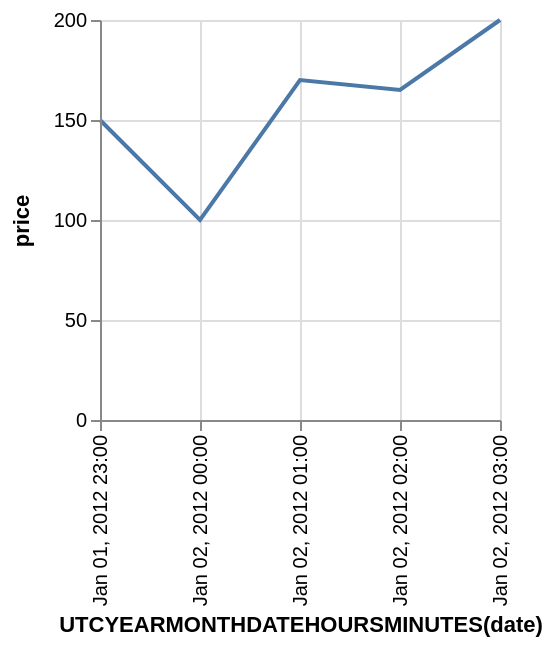

Here is the Vega-Lite specification saved for this chart:
### Vega specification from a JSON file in a GitHub repository (floating-point values rounded to 4 significant figures)
{"$schema": "https://vega.github.io/schema/vega/v3.0.json", "description": "Google's stock price over time.", "autosize": "pad", "padding": 5, "encode": {"update": {"stroke": {"value": "#ccc"}, "fill": {"value": "transparent"}}}, "data": [{"name": "source_0", "values": [{"date": "Sun, 01 Jan 2012 23:00:00", "price": 150}, {"date": "Sun, 02 Jan 2012 00:00:00", "price": 100}, {"date": "Sun, 02 Jan 2012 01:00:00", "price": 170}, {"date": "Sun, 02 Jan 2012 02:00:00", "price": 165}, {"date": "Sun, 02 Jan 2012 03:00:00", "price": 200}]}, {"name": "data_0", "source": "source_0", "transform": [{"type": "formula", "expr": "toDate(datum[\"date\"])", "as": "date"}, {"type": "formula", "expr": "toNumber(datum[\"price\"])", "as": "price"}, {"type": "filter", "expr": "datum[\"date\"] !== null && !isNaN(datum[\"date\"]) && datum[\"price\"] !== null && !isNaN(datum[\"price\"])"}, {"type": "formula", "as": "utcyearmonthdatehoursminutes_date", "expr": "datetime(utcyear(datum[\"date\"]), utcmonth(datum[\"date\"]), utcdate(datum[\"date\"]), utchours(datum[\"date\"]), utcminutes(datum[\"date\"]), 0, 0)"}]}], "signals": [{"name": "width", "update": "200"}, {"name": "height", "update": "200"}], "marks": [{"name": "marks", "type": "line", "sort": {"field": "datum[\"utcyearmonthdatehoursminutes_date\"]", "order": "descending"}, "from": {"data": "data_0"}, "encode": {"update": {"x": {"scale": "x", "field": "utcyearmonthdatehoursminutes_date"}, "y": {"scale": "y", "field": "price"}, "stroke": {"value": "#4c78a8"}}}}], "scales": [{"name": "x", "type": "time", "domain": {"data": "data_0", "field": "utcyearmonthdatehoursminutes_date"}, "range": [0, {"signal": "width"}], "round": true, "nice": "minute"}, {"name": "y", "type": "linear", "domain": {"data": "data_0", "field": "price"}, "range": [{"signal": "height"}, 0], "round": true, "nice": true, "zero": true}], "axes": [{"scale": "x", "labelOverlap": true, "orient": "bottom", "tickCount": {"signal": "ceil(width/40)"}, "title": "UTCYEARMONTHDATEHOURSMINUTES(date)", "zindex": 1, "encode": {"labels": {"update": {"text": {"signal": "timeFormat(datum.value, '%b %d, %Y %H:%M')"}, "angle": {"value": 270}, "align": {"value": "right"}, "baseline": {"value": "middle"}}}}}, {"scale": "x", "domain": false, "grid": true, "labels": false, "maxExtent": 0, "minExtent": 0, "orient": "bottom", "tickCount": {"signal": "ceil(width/40)"}, "ticks": false, "zindex": 0, "gridScale": "y"}, {"scale": "y", "labelOverlap": true, "orient": "left", "tickCount": {"signal": "ceil(height/40)"}, "title": "price", "zindex": 1}, {"scale": "y", "domain": false, "grid": true, "labels": false, "maxExtent": 0, "minExtent": 0, "orient": "left", "tickCount": {"signal": "ceil(height/40)"}, "ticks": false, "zindex": 0, "gridScale": "x"}], "config": {"axis": {"domainColor": "#888", "tickColor": "#888"}, "axisY": {"minExtent": 30}}}
